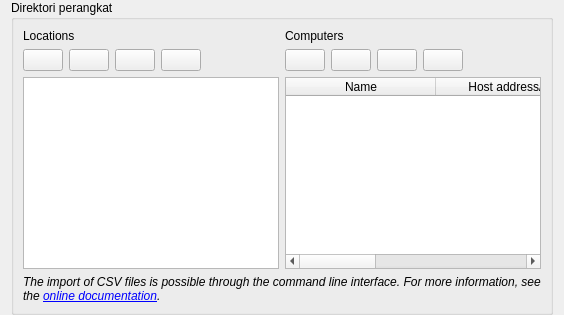
<?xml version="1.0" encoding="UTF-8"?>
<ui version="4.0">
 <class>BuiltinDirectoryConfigurationPage</class>
 <widget class="QWidget" name="BuiltinDirectoryConfigurationPage">
  <property name="windowTitle">
   <string>Locations &amp; computers</string>
  </property>
  <property name="windowIcon">
   <iconset resource="builtindirectory.qrc">
    <normaloff>:/builtindirectory/builtindirectory.png</normaloff>:/builtindirectory/builtindirectory.png</iconset>
  </property>
  <layout class="QVBoxLayout" name="verticalLayout">
   <property name="topMargin">
    <number>0</number>
   </property>
   <property name="bottomMargin">
    <number>0</number>
   </property>
   <item>
    <widget class="QGroupBox" name="groupBox">
     <property name="title">
      <string>Direktori perangkat</string>
     </property>
     <layout class="QGridLayout" name="gridLayout_2" rowstretch="0,0,1,0" columnstretch="0,1">
      <item row="0" column="1">
       <widget class="QLabel" name="label_2">
        <property name="text">
         <string>Computers</string>
        </property>
       </widget>
      </item>
      <item row="0" column="0">
       <widget class="QLabel" name="label">
        <property name="text">
         <string>Locations</string>
        </property>
       </widget>
      </item>
      <item row="1" column="1">
       <layout class="QHBoxLayout" name="horizontalLayout">
        <item>
         <widget class="QPushButton" name="addComputerButton">
          <property name="toolTip">
           <string>Add new computer</string>
          </property>
          <property name="text">
           <string/>
          </property>
          <property name="icon">
           <iconset resource="../../core/resources/core.qrc">
            <normaloff>:/core/list-add.png</normaloff>:/core/list-add.png</iconset>
          </property>
         </widget>
        </item>
        <item>
         <widget class="QPushButton" name="removeComputerButton">
          <property name="toolTip">
           <string>Remove selected computer</string>
          </property>
          <property name="text">
           <string/>
          </property>
          <property name="icon">
           <iconset resource="../../core/resources/core.qrc">
            <normaloff>:/core/edit-delete.png</normaloff>:/core/edit-delete.png</iconset>
          </property>
         </widget>
        </item>
        <item>
         <widget class="QPushButton" name="moveComputerUpButton">
          <property name="toolTip">
           <string>Move selected computer up</string>
          </property>
          <property name="text">
           <string/>
          </property>
          <property name="icon">
           <iconset resource="../../core/resources/core.qrc">
            <normaloff>:/core/go-up.png</normaloff>:/core/go-up.png</iconset>
          </property>
         </widget>
        </item>
        <item>
         <widget class="QPushButton" name="moveComputerDownButton">
          <property name="toolTip">
           <string>Move selected computer down</string>
          </property>
          <property name="text">
           <string/>
          </property>
          <property name="icon">
           <iconset resource="../../core/resources/core.qrc">
            <normaloff>:/core/go-down.png</normaloff>:/core/go-down.png</iconset>
          </property>
         </widget>
        </item>
        <item>
         <spacer name="horizontalSpacer">
          <property name="orientation">
           <enum>Qt::Horizontal</enum>
          </property>
          <property name="sizeHint" stdset="0">
           <size>
            <width>40</width>
            <height>20</height>
           </size>
          </property>
         </spacer>
        </item>
       </layout>
      </item>
      <item row="2" column="1">
       <widget class="QTableWidget" name="computerTableWidget">
        <property name="selectionBehavior">
         <enum>QAbstractItemView::SelectRows</enum>
        </property>
        <attribute name="horizontalHeaderMinimumSectionSize">
         <number>150</number>
        </attribute>
        <attribute name="horizontalHeaderStretchLastSection">
         <bool>true</bool>
        </attribute>
        <attribute name="verticalHeaderVisible">
         <bool>false</bool>
        </attribute>
        <column>
         <property name="text">
          <string>Name</string>
         </property>
        </column>
        <column>
         <property name="text">
          <string>Host address/IP</string>
         </property>
        </column>
        <column>
         <property name="text">
          <string>MAC address</string>
         </property>
        </column>
       </widget>
      </item>
      <item row="1" column="0">
       <layout class="QHBoxLayout" name="horizontalLayout_2">
        <item>
         <widget class="QPushButton" name="addLocationButton">
          <property name="toolTip">
           <string>Add new location</string>
          </property>
          <property name="text">
           <string/>
          </property>
          <property name="icon">
           <iconset resource="../../core/resources/core.qrc">
            <normaloff>:/core/list-add.png</normaloff>:/core/list-add.png</iconset>
          </property>
         </widget>
        </item>
        <item>
         <widget class="QPushButton" name="removeLocationButton">
          <property name="toolTip">
           <string>Remove selected location</string>
          </property>
          <property name="text">
           <string/>
          </property>
          <property name="icon">
           <iconset resource="../../core/resources/core.qrc">
            <normaloff>:/core/edit-delete.png</normaloff>:/core/edit-delete.png</iconset>
          </property>
         </widget>
        </item>
        <item>
         <widget class="QPushButton" name="moveLocationUpButton">
          <property name="toolTip">
           <string>Move selected location up</string>
          </property>
          <property name="text">
           <string/>
          </property>
          <property name="icon">
           <iconset resource="../../core/resources/core.qrc">
            <normaloff>:/core/go-up.png</normaloff>:/core/go-up.png</iconset>
          </property>
         </widget>
        </item>
        <item>
         <widget class="QPushButton" name="moveLocationDownButton">
          <property name="toolTip">
           <string>Move selected location down</string>
          </property>
          <property name="text">
           <string/>
          </property>
          <property name="icon">
           <iconset resource="../../core/resources/core.qrc">
            <normaloff>:/core/go-down.png</normaloff>:/core/go-down.png</iconset>
          </property>
         </widget>
        </item>
        <item>
         <spacer name="horizontalSpacer_2">
          <property name="orientation">
           <enum>Qt::Horizontal</enum>
          </property>
          <property name="sizeHint" stdset="0">
           <size>
            <width>40</width>
            <height>20</height>
           </size>
          </property>
         </spacer>
        </item>
       </layout>
      </item>
      <item row="2" column="0">
       <widget class="QTableWidget" name="locationTableWidget">
        <attribute name="horizontalHeaderVisible">
         <bool>false</bool>
        </attribute>
        <attribute name="horizontalHeaderStretchLastSection">
         <bool>true</bool>
        </attribute>
        <attribute name="verticalHeaderVisible">
         <bool>false</bool>
        </attribute>
        <column>
         <property name="text">
          <string>Locations</string>
         </property>
        </column>
       </widget>
      </item>
      <item row="3" column="0" colspan="2">
       <widget class="QLabel" name="label_3">
        <property name="font">
         <font>
          <italic>true</italic>
         </font>
        </property>
        <property name="text">
         <string>The import of CSV files is possible through the command line interface. For more information, see the &lt;a href=&quot;https://docs.veyon.io/en/latest/admin/cli.html#network-object-directory&quot;&gt;online documentation&lt;/a&gt;.</string>
        </property>
        <property name="wordWrap">
         <bool>true</bool>
        </property>
       </widget>
      </item>
     </layout>
    </widget>
   </item>
  </layout>
 </widget>
 <resources>
  <include location="../../core/resources/core.qrc"/>
  <include location="builtindirectory.qrc"/>
 </resources>
 <connections>
  <connection>
   <sender>addComputerButton</sender>
   <signal>clicked()</signal>
   <receiver>BuiltinDirectoryConfigurationPage</receiver>
   <slot>addComputer()</slot>
   <hints>
    <hint type="sourcelabel">
     <x>646</x>
     <y>528</y>
    </hint>
    <hint type="destinationlabel">
     <x>507</x>
     <y>351</y>
    </hint>
   </hints>
  </connection>
  <connection>
   <sender>removeComputerButton</sender>
   <signal>clicked()</signal>
   <receiver>BuiltinDirectoryConfigurationPage</receiver>
   <slot>removeComputer()</slot>
   <hints>
    <hint type="sourcelabel">
     <x>698</x>
     <y>528</y>
    </hint>
    <hint type="destinationlabel">
     <x>507</x>
     <y>351</y>
    </hint>
   </hints>
  </connection>
  <connection>
   <sender>removeLocationButton</sender>
   <signal>clicked()</signal>
   <receiver>BuiltinDirectoryConfigurationPage</receiver>
   <slot>removeLocation()</slot>
   <hints>
    <hint type="sourcelabel">
     <x>108</x>
     <y>528</y>
    </hint>
    <hint type="destinationlabel">
     <x>507</x>
     <y>351</y>
    </hint>
   </hints>
  </connection>
  <connection>
   <sender>addLocationButton</sender>
   <signal>clicked()</signal>
   <receiver>BuiltinDirectoryConfigurationPage</receiver>
   <slot>addLocation()</slot>
   <hints>
    <hint type="sourcelabel">
     <x>56</x>
     <y>528</y>
    </hint>
    <hint type="destinationlabel">
     <x>507</x>
     <y>351</y>
    </hint>
   </hints>
  </connection>
  <connection>
   <sender>locationTableWidget</sender>
   <signal>cellChanged(int,int)</signal>
   <receiver>BuiltinDirectoryConfigurationPage</receiver>
   <slot>updateLocation()</slot>
   <hints>
    <hint type="sourcelabel">
     <x>150</x>
     <y>364</y>
    </hint>
    <hint type="destinationlabel">
     <x>507</x>
     <y>351</y>
    </hint>
   </hints>
  </connection>
  <connection>
   <sender>computerTableWidget</sender>
   <signal>cellChanged(int,int)</signal>
   <receiver>BuiltinDirectoryConfigurationPage</receiver>
   <slot>updateComputer()</slot>
   <hints>
    <hint type="sourcelabel">
     <x>630</x>
     <y>364</y>
    </hint>
    <hint type="destinationlabel">
     <x>507</x>
     <y>351</y>
    </hint>
   </hints>
  </connection>
  <connection>
   <sender>moveLocationUpButton</sender>
   <signal>clicked()</signal>
   <receiver>BuiltinDirectoryConfigurationPage</receiver>
   <slot>moveLocationUp()</slot>
   <hints>
    <hint type="sourcelabel">
     <x>160</x>
     <y>528</y>
    </hint>
    <hint type="destinationlabel">
     <x>507</x>
     <y>351</y>
    </hint>
   </hints>
  </connection>
  <connection>
   <sender>moveLocationDownButton</sender>
   <signal>clicked()</signal>
   <receiver>BuiltinDirectoryConfigurationPage</receiver>
   <slot>moveLocationDown()</slot>
   <hints>
    <hint type="sourcelabel">
     <x>212</x>
     <y>528</y>
    </hint>
    <hint type="destinationlabel">
     <x>507</x>
     <y>351</y>
    </hint>
   </hints>
  </connection>
  <connection>
   <sender>moveComputerUpButton</sender>
   <signal>clicked()</signal>
   <receiver>BuiltinDirectoryConfigurationPage</receiver>
   <slot>moveComputerUp()</slot>
   <hints>
    <hint type="sourcelabel">
     <x>750</x>
     <y>528</y>
    </hint>
    <hint type="destinationlabel">
     <x>507</x>
     <y>351</y>
    </hint>
   </hints>
  </connection>
  <connection>
   <sender>moveComputerDownButton</sender>
   <signal>clicked()</signal>
   <receiver>BuiltinDirectoryConfigurationPage</receiver>
   <slot>moveComputerDown()</slot>
   <hints>
    <hint type="sourcelabel">
     <x>802</x>
     <y>528</y>
    </hint>
    <hint type="destinationlabel">
     <x>507</x>
     <y>351</y>
    </hint>
   </hints>
  </connection>
 </connections>
 <slots>
  <slot>addLocation()</slot>
  <slot>removeLocation()</slot>
  <slot>addComputer()</slot>
  <slot>removeComputer()</slot>
  <slot>updateLocation()</slot>
  <slot>updateComputer()</slot>
  <slot>moveLocationUp()</slot>
  <slot>moveLocationDown()</slot>
  <slot>moveComputerUp()</slot>
  <slot>moveComputerDown()</slot>
 </slots>
</ui>
